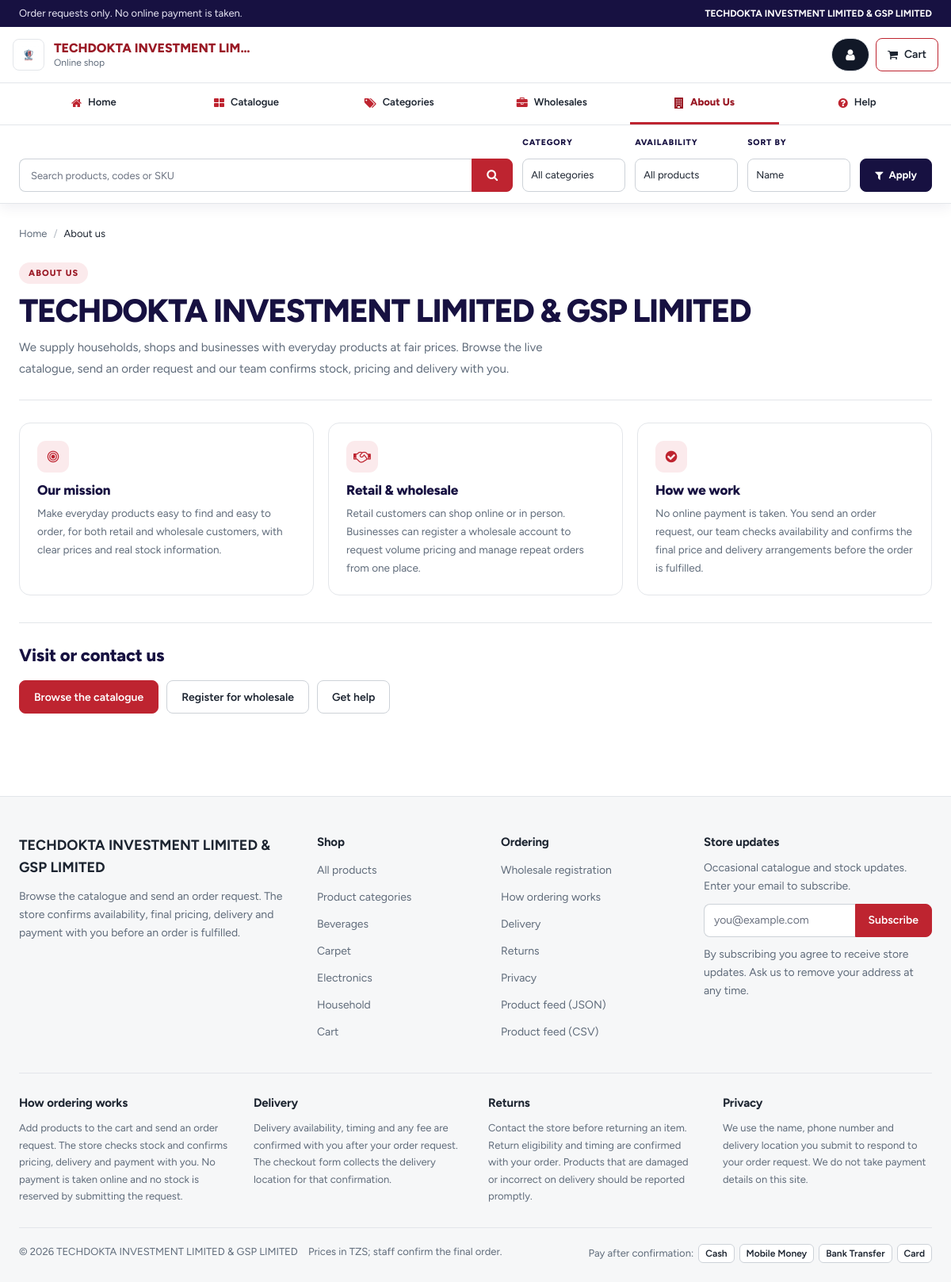
Page /about.php on the committed database.
### tables this page shows
CREATE TABLE `system_settings` (
  `setting_id` int(10) UNSIGNED NOT NULL,
  `tenant_id` int(10) UNSIGNED NOT NULL,
  `company_name` varchar(191) DEFAULT NULL,
  `company_email` varchar(191) DEFAULT NULL,
  `company_phone` varchar(50) DEFAULT NULL,
  `company_address` text DEFAULT NULL,
  `default_currency` varchar(10) NOT NULL DEFAULT 'TZS',
  `invoice_prefix` varchar(20) NOT NULL DEFAULT 'INV-',
  `invoice_next_number` int(10) UNSIGNED NOT NULL DEFAULT 1001,
  `apply_tax` tinyint(1) NOT NULL DEFAULT 1,
  `logo_path` varchar(255) DEFAULT NULL
);

CREATE TABLE `product_categories` (
  `category_id` int(10) UNSIGNED NOT NULL,
  `tenant_id` int(10) UNSIGNED NOT NULL,
  `parent_category_id` int(10) UNSIGNED DEFAULT NULL,
  `name` varchar(191) NOT NULL,
  `description` text DEFAULT NULL
);

CREATE TABLE `payment_methods` (
  `payment_method_id` int(10) UNSIGNED NOT NULL,
  `tenant_id` int(10) UNSIGNED NOT NULL,
  `name` varchar(100) NOT NULL
);

### storefront-header.php (shortened to what the rows shown need)
<?php
$sf_settings = $sf_settings ?? storefront_settings($sf_tenant);
$sf_company = storefront_company_name($sf_tenant, $sf_settings);
$sf_logo = storefront_logo($sf_settings);
$sf_tenant_id = $sf_tenant_id ?? (int)$sf_tenant['tenant_id'];
$sf_nav_categories = $sf_nav_categories ?? storefront_categories($sf_tenant_id);
?>
<!DOCTYPE html>
<html lang="en">
<head>
    <link href="https://fonts.bunny.net/css?family=figtree:400,500,600,700,800,900|plus-jakarta-sans:400,500,600,700,800,900&display=swap" rel="stylesheet">
    <link rel="stylesheet" href="assets/css/bootstrap.min.css?v=<?php echo filemtime('assets/css/bootstrap.min.css'); ?>">
    <link rel="stylesheet" href="assets/css/font-awesome.min.css?v=<?php echo filemtime('assets/css/font-awesome.min.css'); ?>">
    <link rel="stylesheet" href="assets/css/storefront.css?v=<?php echo filemtime('assets/css/storefront.css'); ?>">
    <link rel="stylesheet" href="assets/css/visionshop-tailwind.css?v=<?php echo filemtime('assets/css/visionshop-tailwind.css'); ?>">
</head>
<body class="sf-body">
<header class="sf-header">
    <div class="sf-topbar">
        <div class="sf-container sf-topbar-inner">
            <nav class="sf-company-links" aria-label="About our company">
                <a href="index.php#about-us"><?php echo e($sf_company); ?></a>
            </nav>
        </div>
    </div>
    <div class="sf-header-inner">
        <a class="sf-brand" href="index.php" aria-label="<?php echo e($sf_company); ?> Online shop home">
            <?php if ($sf_logo !== ''): ?>
                <img src="<?php echo e($sf_logo); ?>" alt="" class="sf-brand-logo">
            <?php endif; ?>
            <span class="sf-brand-text">
                <strong><?php echo e($sf_company); ?></strong>
                <small>Online shop</small>
            </span>
        </a>
    </div>
</header>

### about.php (shortened to what the rows shown need)
<?php
require_once __DIR__ . '/storefront.php';
$sf_tenant = storefront_tenant();
$sf_settings = storefront_settings($sf_tenant);
$sf_currency = storefront_currency($sf_tenant, $sf_settings);
$sf_tenant_id = (int)$sf_tenant['tenant_id'];
require __DIR__ . '/storefront-header.php';
?>
<main class="sf-main" id="sf-main">
    <div class="sf-container sf-page">
        <div class="sf-info-hero">
            <span class="sf-info-eyebrow">About us</span>
            <h1><?php echo e($sf_company); ?></h1>
            <p>We supply households, shops and businesses with everyday products at fair prices.
               Browse the live catalogue, send an order request and our team confirms stock, pricing and delivery with you.</p>
        </div>
        <div class="sf-info-grid">
            <section class="sf-info-card">
                <h2>Our mission</h2>
            </section>
            <section class="sf-info-card">
                <h2>Retail &amp; wholesale</h2>
            </section>
            <section class="sf-info-card">
                <h2>How we work</h2>
            </section>
        </div>
        <section class="sf-info-section">
            <h2>Visit or contact us</h2>
        </section>
    </div>
</main>
<?php require __DIR__ . '/storefront-footer.php'; ?>

### storefront-footer.php (shortened to what the rows shown need)
<?php
$sf_footer_company = storefront_company_name($sf_tenant, $sf_settings);
$sf_footer_categories = storefront_categories($sf_tenant_id);
$sf_payment_methods = storefront_payment_methods($sf_tenant_id);
?>
<footer class="sf-footer" id="footer">
    <div class="sf-container">
        <div class="sf-footer-grid">
            <div class="sf-footer-about" id="contact">
                <div class="sf-footer-brand"><?php echo e($sf_footer_company); ?></div>
                <p>Browse the catalogue and send an order request. The store confirms availability, final pricing, delivery and payment with you before an order is fulfilled.</p>
            </div>
            <div>
                <h2 class="sf-footer-title">Shop</h2>
                <ul class="sf-footer-links">
                    <?php foreach (array_slice($sf_footer_categories, 0, 6) as $sf_footer_category): ?>
                        <li><a href="index.php?category=<?php echo (int)$sf_footer_category['category_id']; ?>#catalogue"><?php echo e($sf_footer_category['name']); ?></a></li>
                    <?php endforeach; ?>
                </ul>
            </div>
            <div>
                <h2 class="sf-footer-title">Ordering</h2>
            </div>
            <div>
                <h2 class="sf-footer-title">Store updates</h2>
            </div>
        </div>
        <div class="sf-footer-policies" id="policies">
            <div id="ordering">
                <h2 class="sf-footer-title">How ordering works</h2>
            </div>
            <div id="delivery">
                <h2 class="sf-footer-title">Delivery</h2>
            </div>
            <div id="returns">
                <h2 class="sf-footer-title">Returns</h2>
            </div>
            <div id="privacy">
                <h2 class="sf-footer-title">Privacy</h2>
            </div>
        </div>
        <div class="sf-footer-bottom">
            <div>
                <span>&copy; <?php echo date('Y'); ?> <?php echo e($sf_footer_company); ?></span>
                <span class="sf-footer-sep">Prices in <?php echo e($sf_currency ?? storefront_currency($sf_tenant, $sf_settings)); ?>; staff confirm the final order.</span>
            </div>
            <div class="sf-payment-methods" aria-label="Payment methods accepted after order confirmation">
                <span>Pay after confirmation:</span>
                <?php foreach ($sf_payment_methods as $sf_payment_method): ?>
                    <strong><?php echo e($sf_payment_method['name']); ?></strong>
                <?php endforeach; ?>
            </div>
        </div>
    </div>
</footer>
</body>
</html>

### rows in the picture
system_settings: company_name "TECHDOKTA INVESTMENT LIMITED & GSP LIMITED", logo_path (picture), company_name "TECHDOKTA INVESTMENT LIM…", default_currency "TZS"
product_categories: name "Beverages"
product_categories: name "Carpet"
product_categories: name "Electronics"
product_categories: name "Household"
payment_methods: name "Cash"
payment_methods: name "Mobile Money"
payment_methods: name "Bank Transfer"
payment_methods: name "Card"
